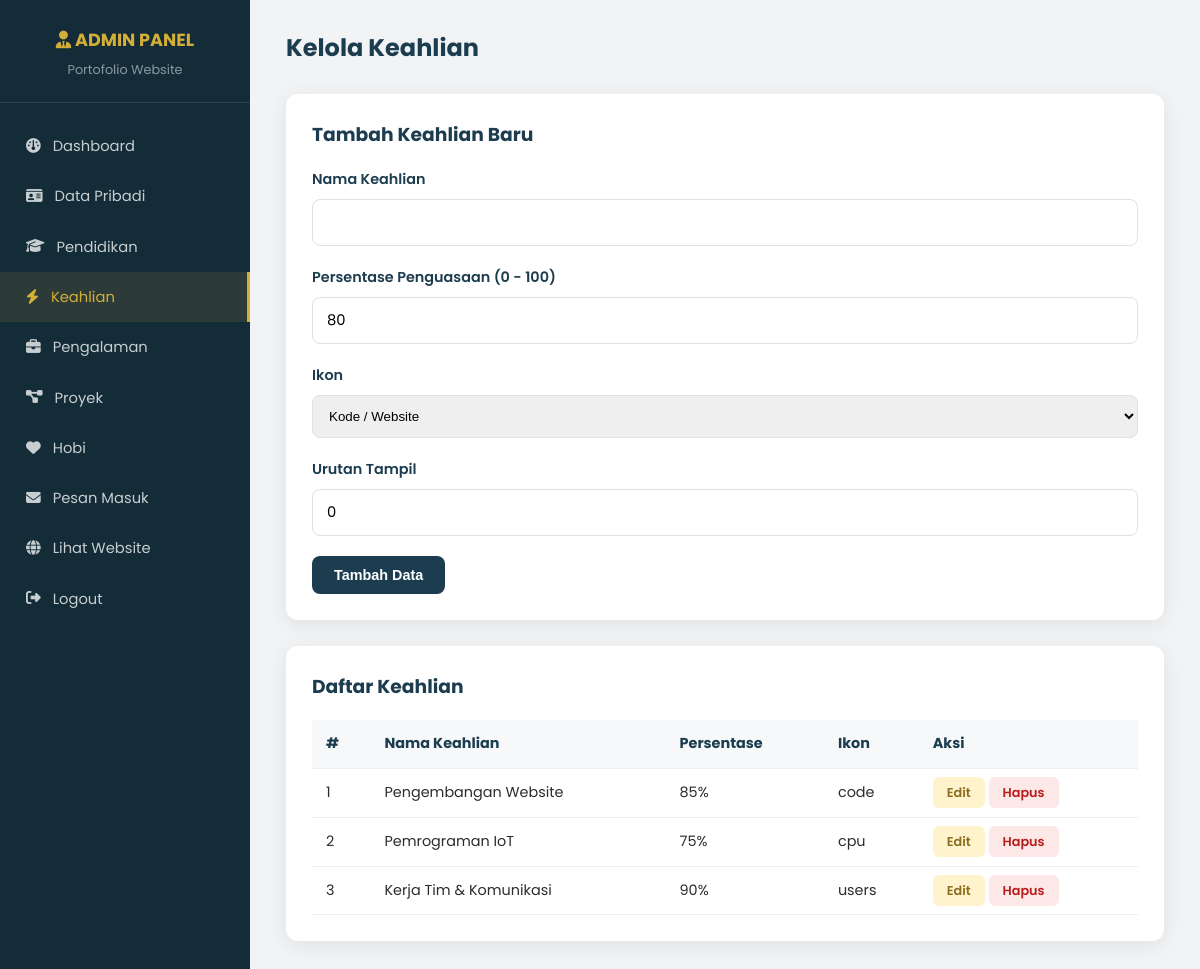
Page /keahlian.php (signed in) on the committed database.
### tables this page shows
CREATE TABLE keahlian (
    id INT AUTO_INCREMENT PRIMARY KEY,
    nama_keahlian VARCHAR(100) NOT NULL,
    persentase INT DEFAULT 80,
    icon VARCHAR(50) DEFAULT 'code',
    urutan INT DEFAULT 0
);

### fungsi.php (called while the page is built, shortened)
<?php
require_once __DIR__ . '/../config/koneksi.php';
function ambilSemua($tabel, $urutBy = 'urutan ASC')
{
    global $koneksi;
    $tabel = mysqli_real_escape_string($koneksi, $tabel);
    $query = "SELECT * FROM `$tabel` ORDER BY $urutBy";
    $hasil = mysqli_query($koneksi, $query);
    $data = [];
    if ($hasil) {
        while ($baris = mysqli_fetch_assoc($hasil)) {
            $data[] = $baris;
        }
    }
    return $data;
}

### keahlian.php (the view, shortened to what this page needs)
<?php require_once __DIR__ . '/admin_header.php'; ?>
<?php
$modeEdit = false;
$dataEdit = null;
$semuaKeahlian = ambilSemua('keahlian', 'urutan ASC');
?>
<div class="admin-topbar">
    <h1>Kelola Keahlian</h1>
</div>
<div class="kartu-admin">
    <h3 style="color:var(--warna-utama);margin-bottom:18px;"><?= $modeEdit ? 'Edit Keahlian' : 'Tambah Keahlian Baru' ?></h3>
    <form method="POST">
        <div class="form-group">
            <label>Nama Keahlian</label>
            <input type="text" name="nama_keahlian" value="<?= $modeEdit ? htmlspecialchars($dataEdit['nama_keahlian']) : '' ?>" required>
        </div>
        <div class="form-group">
            <label>Persentase Penguasaan (0 - 100)</label>
            <input type="number" name="persentase" min="0" max="100" value="<?= $modeEdit ? $dataEdit['persentase'] : '80' ?>" required>
        </div>
        <div class="form-group">
            <label>Ikon</label>
            <select name="icon" style="width:100%;padding:12px;border-radius:8px;border:1.5px solid #e0e0e0;">
                <?php
                $opsiIkon = ['code' => 'Kode / Website', 'cpu' => 'IoT / Hardware', 'users' => 'Tim & Komunikasi'];
                foreach ($opsiIkon as $val => $label):
                ?>
                    <option value="<?= $val ?>" <?= ($modeEdit && $dataEdit['icon'] === $val) ? 'selected' : '' ?>><?= $label ?></option>
                <?php endforeach; ?>
            </select>
        </div>
        <div class="form-group">
            <label>Urutan Tampil</label>
            <input type="number" name="urutan" value="<?= $modeEdit ? $dataEdit['urutan'] : '0' ?>">
        </div>
        <button type="submit" class="btn-tambah"><?= $modeEdit ? 'Update Data' : 'Tambah Data' ?></button>
    </form>
</div>
<div class="kartu-admin">
    <h3 style="color:var(--warna-utama);margin-bottom:18px;">Daftar Keahlian</h3>
    <table class="tabel-admin">
        <thead>
            <tr><th>#</th><th>Nama Keahlian</th><th>Persentase</th><th>Ikon</th><th>Aksi</th></tr>
        </thead>
        <tbody>
        <?php foreach ($semuaKeahlian as $i => $k): ?>
            <tr>
                <td><?= $i + 1 ?></td>
                <td><?= htmlspecialchars($k['nama_keahlian']) ?></td>
                <td><?= $k['persentase'] ?>%</td>
                <td><?= htmlspecialchars($k['icon']) ?></td>
                <td>
                    <a href="?edit=<?= $k['id'] ?>" class="btn-kecil btn-edit">Edit</a>
                    <a href="?hapus=<?= $k['id'] ?>" class="btn-kecil btn-hapus">Hapus</a>
                </td>
            </tr>
        <?php endforeach; ?>
        </tbody>
    </table>
</div>

### style.css (style rules this page uses)
:root { --warna-utama: #1c3d4f; --warna-utama-tua: #142b38; --warna-aksen: #d4af37; --warna-terang: #f4f6f7; --warna-teks: #2c2c2c; --warna-putih: #ffffff; --bayangan: 0 4px 20px rgba(0, 0, 0, 0.08); --radius: 14px; }
* { margin: 0; padding: 0; box-sizing: border-box; }
body { font-family: 'Poppins', 'Segoe UI', Arial, sans-serif; background: var(--warna-terang); color: var(--warna-teks); line-height: 1.65; scroll-behavior: smooth; }
a { text-decoration: none; color: inherit; }
.form-group { margin-bottom: 20px; }
.form-group label { display: block; margin-bottom: 7px; font-weight: 600; color: var(--warna-utama); font-size: 0.9rem; }
.form-group input, .form-group textarea { width: 100%; padding: 12px 14px; border: 1.5px solid #e0e0e0; border-radius: 8px; font-family: inherit; font-size: 0.92rem; transition: 0.2s; }
.admin-body { background: #f1f3f5; font-family: 'Poppins', sans-serif; }
.admin-topbar { display: flex; justify-content: space-between; align-items: center; margin-bottom: 26px; }
.admin-topbar h1 { font-size: 1.5rem; color: var(--warna-utama); }
.kartu-admin { background: var(--warna-putih); border-radius: 12px; box-shadow: var(--bayangan); padding: 26px; margin-bottom: 26px; }
.tabel-admin { width: 100%; border-collapse: collapse; }
.tabel-admin th, .tabel-admin td { padding: 12px 14px; border-bottom: 1px solid #eee; text-align: left; font-size: 0.9rem; }
.tabel-admin th { background: #f7f8f9; color: var(--warna-utama); }
.btn-kecil { padding: 7px 14px; border-radius: 6px; font-size: 0.8rem; font-weight: 600; border: none; cursor: pointer; }
.btn-edit { background: #fff3cd; color: #8a6d1d; }
.btn-hapus { background: #fde8e8; color: #b91c1c; }
.btn-tambah { background: var(--warna-utama); color: var(--warna-putih); padding: 11px 22px; border-radius: 8px; font-weight: 600; font-size: 0.9rem; border: none; cursor: pointer; }

### rows in the picture
keahlian: nama_keahlian "Pengembangan Website", persentase "85", icon "code"
keahlian: nama_keahlian "Pemrograman IoT", persentase "75", icon "cpu"
keahlian: nama_keahlian "Kerja Tim & Komunikasi", persentase "90", icon "users"

### other values in the picture
form field icon "Kode / Website"
